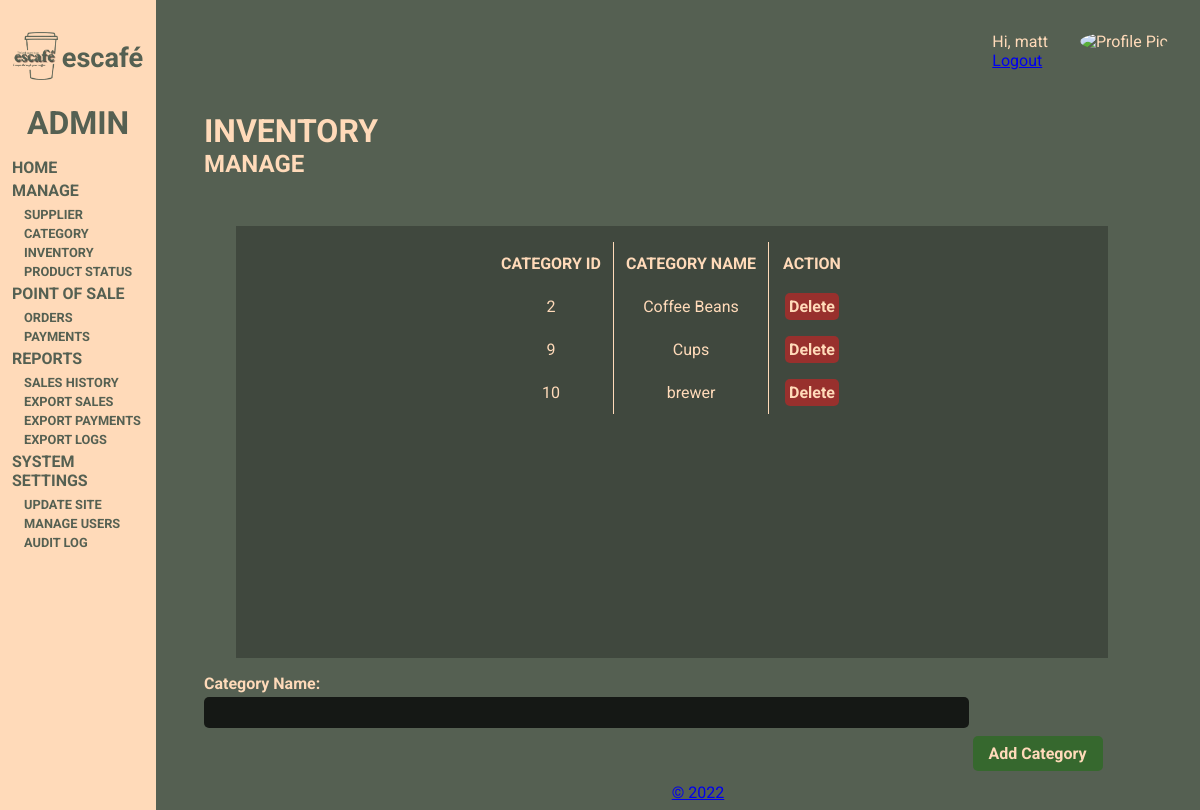
Screenshot of /pages/admin-dashboard-inv-category.php (signed in) with the database file from the repository.
### tables this page shows
CREATE TABLE `sitesettings` (
  `siteName` varchar(100) NOT NULL,
  `siteLogo` varchar(255) NOT NULL,
  `balance` double NOT NULL
);

CREATE TABLE `categories` (
  `categoryID` int(11) NOT NULL,
  `categoryName` varchar(255) NOT NULL
);

### connect/config.php (called while the page is built, shortened)
<?php
     $pdo = new PDO('mysql:host=localhost;port=3306;dbname=escafe','root','');
     $pdo->setAttribute(PDO::ATTR_DEFAULT_FETCH_MODE, PDO::FETCH_ASSOC);
     $pdo -> setAttribute(PDO::ATTR_ERRMODE, PDO::ERRMODE_EXCEPTION);
     $statement = $pdo -> prepare ("SELECT * FROM sitesettings");
     $statement -> execute([]);
     $site = $statement -> fetch(0);
     $siteName = $site['siteName'];
?>

### connect/session.php (called while the page is built, shortened)
<?php
    if (isset($_SESSION['profilePic'])){
        $pic = $_SESSION['profilePic'];
    } else {
        $_SESSION['profilePic'] = "\images\blank.png";
    }
?>

### pages/admin-dashboard-inv-category.php (the view, shortened to what this page needs)
<?php
    include '../connect/session.php';
    require_once '../connect/config.php';
    $statement = $pdo -> prepare ("SELECT * FROM categories");
    $statement -> execute();
    $categories = $statement -> fetchAll(PDO::FETCH_ASSOC);
?>
<!DOCTYPE html>
<html lang="en">
<head>
    <link rel="stylesheet" href="../css/dashboard.css">
</head>
<body>
    <?php include './admin-header.php'; ?>
    <main>
        <div class="main-wrapper">
            <div class="user">
                <div class="user-text">
                    <p>Hi, <?php echo $_SESSION['username']?></p>
                    <a href="../connect/logout.php">Logout</a>
                </div>
                <div class="user-image">
                    <img src='<?php
                                    if($pic != null)
                                        echo '../connect/'.$pic;
                                    else
                                        echo '../img/users/blank.png';
                              ?>' alt="Profile Pic">
                </div>
            </div>
            <div class="dashboard-sub">
                <h1>INVENTORY</h1>
                <h2>MANAGE</h2>
                <div class="table-rec">
                    <table>
                        <thead>
                            <tr>
                                <th>CATEGORY ID</th>
                                <th>CATEGORY NAME</th>
                                <th>ACTION</th>
                            </tr>
                        </thead>
                        <tbody>
                            <?php foreach($categories as $category){ ?>
                                <tr>
                                    <td><?php echo $category['categoryID'] ?></td>
                                    <td><?php echo $category['categoryName'] ?></td>
                                    <td>
                                        <a href="../connect/deleteCategory.php?id=<?php echo $category['categoryID']?>" class="delete-btn btn">Delete</a>
                                    </td>
                                </tr>
                            <?php }?>
                        </tbody>
                    </table>
                </div>
                <form action="../connect/addCategory.php" method="post">
                    <label for="categoryName">Category Name: </label><br>
                    <input type="text" name="categoryName" id="categoryName">
                    <input type="submit" value="Add Category" class="btn view-btn add-prod">
                </form>
            </div>
        </div>
    </main>
    <?php include "./footer.php"; ?>
</body>
</html>

### pages/admin-header.php
<header>
        <div class="logo-name">
            <div class="logo-head"><img src="../img/dashboard/logo-green-trim.png" alt="logo"></div>
            <div class="name-head"><p><?php echo $siteName ?><p><p></div>
        </div>
        <h1>ADMIN</h1>
        <nav>
            <ul>
                <h2><a href="./admin-dashboard.php">HOME</a></h2>
                <li>
                    <h2>MANAGE</h2>
                    <ul>
                        <?php if ($_SESSION['access'] === "admin"): ?>
                            <li><a href="./admin-dashboard-inv-supplier.php">SUPPLIER</a></li>
                            <li><a href="./admin-dashboard-inv-category.php">CATEGORY</a></li>
                        <?php endif; ?>
                        <li><a href="./admin-dashboard-inv-manage.php">INVENTORY</a></li>
                        <li><a href="./admin-dashboard-prod-status.php">PRODUCT STATUS</a></li>
                    </ul>
                </li>
                <li>
                    <h2>POINT OF SALE</h2>
                    <ul>
                        <?php if ($_SESSION['access'] === "admin"): ?>
                            <li> <a href="./admin-dashboard-order-status.php">ORDERS</a></li>
                        <?php endif; ?>
                        <li> <a href="./admin-dashboard-payments.php">PAYMENTS</a></li>
                    </ul>
                </li>
                <?php if ($_SESSION['access'] === "admin"): ?>
                <li>
                    <h2>REPORTS</h2>
                    <ul>
                        <li> <a href="./admin-dashboard-sales-history.php">SALES HISTORY</a></li>
                        <li> <a href="../connect/exportSales.php">EXPORT SALES</a></li>
                        <li> <a href="../connect/exportPayments.php">EXPORT PAYMENTS</a></li>
                        <li> <a href="../connect/exportAuditTrail.php">EXPORT LOGS</a></li>
                    </ul>
                </li>
                <li>
                    <h2>SYSTEM SETTINGS</h2>
                    <ul>
                        <li> <a href="./admin-dashboard-update-site.php">UPDATE SITE</a></li>
                        <li> <a href="./admin-dashboard-user-manage.php">MANAGE USERS</a></li>
                        <li> <a href="./admin-dashboard-audit-log.php">AUDIT LOG</a></li>
                    </ul>
                </li>
                <?php endif; ?>
            </ul>
        </nav>
    </header>

### css/dashboard.css (style rules this page uses)
:root { --main-color: #556052; --text-color: #FFDAB9; --dark-box: rgba(0,0,0,0.25); --link-dark-box: rgba(0,0,0,0.75); }
* { padding: 0; margin: 0; }
body { background-color: var(--main-color); font-family: 'Roboto', sans-serif; }
header { background: rgb(255,218,185); height: 100%; color: var(--main-color); position: fixed; text-decoration: none; display:inline-block; min-width: 13vw; max-width: 13vw; padding-bottom: 20%; }
header .logo-name { display: flex; padding: 2rem .75rem 1.25rem .75rem; justify-content: center; }
header .logo-name .logo-head img { height: 3rem; margin-right: .25rem; }
header .logo-name .name-head { align-self: center; font-size: 1.7rem; font-weight: bold; }
header h1 { text-align: center; margin-bottom: 1rem; }
nav ul { list-style-type: none; }
nav ul li h2, nav ul h2 { margin: .25rem .75rem; font-size: 1rem; }
nav ul li ul { list-style-type: none; }
nav ul li ul li { text-indent: 1rem; margin: 0 .5rem; }
nav ul li ul li a, nav ul h2 a { color:var(--main-color); font-weight: bold; text-decoration: none; font-size: .80rem; }
nav ul h2 a { font-size: 1rem; text-align: center; margin-bottom: 1rem; }
main { color: var(--text-color); display: inline-block; margin-left: 17vw; }
main .main-wrapper { display:block; width: 100%; }
main .main-wrapper .user { position: absolute; top: 2rem; right: 2rem; display: flex; }
main .main-wrapper .user .user-text { align-self: center; }
main .main-wrapper .user .user-image img { height: 50px; width: 50px; border-radius: 50%; margin-left: 2rem; }
main .main-wrapper .dashboard-sub h1 { margin-top: 7rem; }
main .main-wrapper .dashboard-sub h2 { margin-bottom: 3rem; }
main .main-wrapper .dashboard-sub form label { font-family: 'Roboto', sans-serif; font-weight: bold; }
main .main-wrapper .dashboard-sub form input[type=text], main .main-wrapper .dashboard-sub form input[type=number], main .main-wrapper .dashboard-sub form input[type=date], main .main-wrapper .dashboard-sub form input[type=select], main .main-wrapper .dashboard-sub form textarea, main .main-wrapper .dashboard-sub form option { color: var(--text-color); background-color: var(--link-dark-box); border: none; border-radius: 5px; padding: .5rem .5rem; margin: .25rem 0; width: 80%; }
.table-rec { background-color: var(--dark-box); text-align: center; padding: 1rem; margin: 1rem 2rem; min-width: 70vw; min-height: 50vh; display: flex; justify-content: center; align-items: flex-start; max-height: 70vh; overflow-y: scroll; }
.table-rec table { border-collapse: collapse; }
.table-rec table thead tr th:nth-child(n):not(:last-child), .table-rec table tbody tr td:nth-child(n):not(:last-child) { border-right: 1px solid var(--text-color); }
.table-rec table thead tr th, .table-rec table tbody tr td { text-align: center; padding: .75rem; margin: .75rem; }
.btn { font-family: 'Roboto', sans-serif; font-size: 1rem; font-weight: bold; text-decoration: none; color:var(--text-color); border-radius: 5px; padding: .25rem .25rem; margin: .25rem .25rem; border: none; }
.delete-btn { background-color: rgba(192, 38, 38, 0.69); }
.view-btn { background-color: rgba(42, 108, 32, 0.7); }
.add-prod { padding: .5rem 1rem; float: right; margin-right: 4%; }

### rows the page displays
sitesettings: siteName "escafé"
categories: categoryID "2", categoryName "Coffee Beans"
categories: categoryID "9", categoryName "Cups"
categories: categoryID "10", categoryName "brewer"

### other values shown
$_SESSION['username'] "matt"
